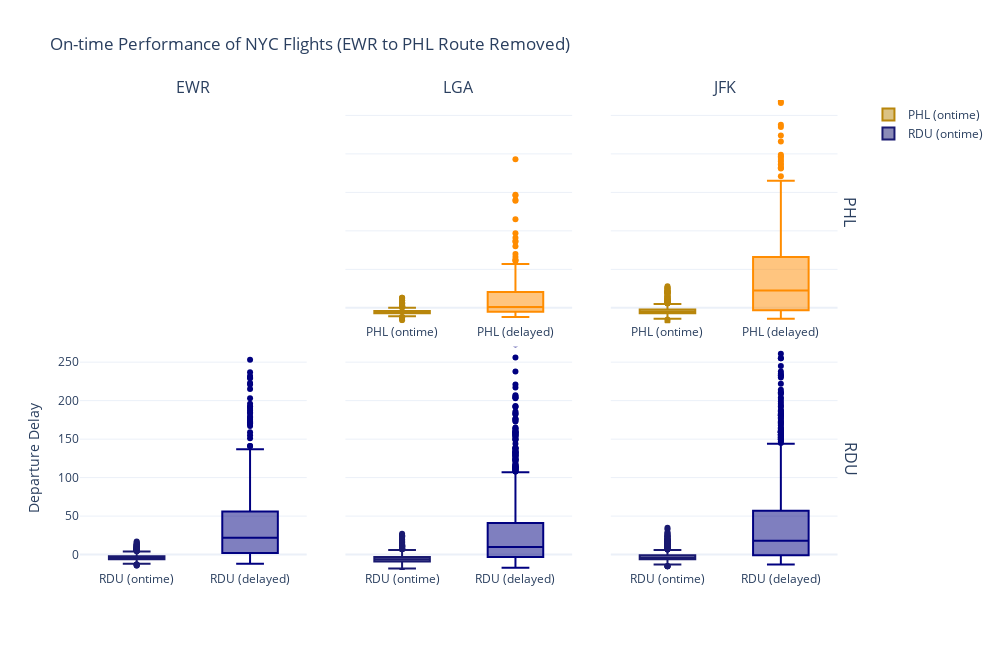

Here is the notebook cell this chart was saved with:
### Markdown cell above
Question 7 (15 pts)
Recreate the plot included below using the flights data. Do the best you can to get as close as possible to what you see here. Once you have created the visualization, in no more than one paragraph, describe what you think the point of this visualization might be.

Hint: The visualization uses the variable arrival, which is not included in the flights data frame. You will have to create arrival yourself, it is a categorical variable that is equal to "ontime" when arr_delay <= 0 and "delayed" when arr_delay > 0. Hint: I used a lambda with an if else inside.

### Code cell
import pandas as pd
from plotly.subplots import make_subplots
import plotly.graph_objects as go

#Keeps only rows where both arrival delay and departure delay are not missing.
Data = DF[DF['arr_delay'].notna() & DF['dep_delay'].notna()].copy()

#Sorts out data into either delayed or on time. If the delay was greater than 0, it would be put in the delayed column.
Data['arrival'] = Data['arr_delay'].apply(lambda x: 'delayed' if x > 0 else 'ontime')

#Focus only on flights from the three NYC airports, excludes the flight route from EWR to PHL.
origins = ['EWR', 'LGA', 'JFK']
destinations = ['PHL', 'RDU']
routes_to_remove = [('EWR', 'PHL')]
#Keeps only certain rows
df_filtered = Data[
    (Data['origin'].isin(origins)) &
    (Data['dest'].isin(destinations))
].copy()

# Remove the EWR to PHL rows
df_filtered = df_filtered[~df_filtered.set_index(['origin', 'dest']).index.isin(routes_to_remove)].copy()

#Custom colors
def get_color(dest, arrival_status):
    if dest == 'PHL':
        # Dark Yellow for On-time, Orange/Red for Delayed
        return 'darkgoldenrod' if arrival_status == 'ontime' else 'darkorange'
    elif dest == 'RDU':
        # Dark Blue for On-time, Navy for Delayed
        return 'midnightblue' if arrival_status == 'ontime' else 'navy'


#Builds an empty grid of plots
fig = make_subplots(
    rows=2, cols=3,
    shared_yaxes=True,
    column_titles=['EWR', 'LGA', 'JFK'],
    row_titles=['PHL', 'RDU'],
    vertical_spacing=0.05,
    horizontal_spacing=0.05
)

#Each key tells Plotly where each airport pair’s chart goes in the grid.
routes = {
    (1, 2): ('LGA', 'PHL'), (1, 3): ('JFK', 'PHL'), 
    (2, 1): ('EWR', 'RDU'), (2, 2): ('LGA', 'RDU'), (2, 3): ('JFK', 'RDU') 
}

#Loops through each route and adds two boxplots per route, one for on-time flights, and one for delayed flights.
for (row, col), (orig, dest) in routes.items():
    df_route = df_filtered[(df_filtered['origin'] == orig) & (df_filtered['dest'] == dest)]

    for arrival_status in ['ontime', 'delayed']:
        fig.add_trace(
            go.Box(
                y=df_route[df_route['arrival'] == arrival_status]['dep_delay'],
                name=f"{dest} ({arrival_status})",
                boxpoints='outliers',
                marker_color=get_color(dest, arrival_status),
                # Show legend only once per destination row
                showlegend=(row == 1 and col == 2 and arrival_status == 'ontime') or 
                           (row == 2 and col == 1 and arrival_status == 'ontime')
            ),
            row=row, col=col
        )

# Adds a title, sets figure size, and uses a clean white style.
fig.update_layout(
    title_text="On-time Performance of NYC Flights (EWR to PHL Route Removed)",
    height=650,
    width=1000,
    template='plotly_white'
)

# Set Y-axis limits and label
fig.update_yaxes(range=[-20, 270], title_text="Departure Delay", col=1)
fig.update_xaxes(showticklabels=True)
fig.update_xaxes(showticklabels=False, row=1, col=1)
fig.update_yaxes(showticklabels=False, row=1, col=1) 
fig.update_layout(showlegend=True)

### Figure 1 — Plotly figure (JSON) as saved in the notebook; plotly's stock layout.template omitted (floating-point values rounded to 4 significant figures; data arrays with more than 128 entries replaced by an {"elided": "..."} marker saying what was removed)
{"data": [{"boxpoints": "outliers", "marker": {"color": "darkgoldenrod"}, "name": "PHL (ontime)", "showlegend": true, "type": "box", "xaxis": "x2", "y": {"elided": "343 float values"}, "yaxis": "y2"}, {"boxpoints": "outliers", "marker": {"color": "darkorange"}, "name": "PHL (delayed)", "showlegend": false, "type": "box", "xaxis": "x2", "y": {"elided": "255 float values"}, "yaxis": "y2"}, {"boxpoints": "outliers", "marker": {"color": "darkgoldenrod"}, "name": "PHL (ontime)", "showlegend": false, "type": "box", "xaxis": "x3", "y": {"elided": "499 float values"}, "yaxis": "y3"}, {"boxpoints": "outliers", "marker": {"color": "darkorange"}, "name": "PHL (delayed)", "showlegend": false, "type": "box", "xaxis": "x3", "y": {"elided": "396 float values"}, "yaxis": "y3"}, {"boxpoints": "outliers", "marker": {"color": "midnightblue"}, "name": "RDU (ontime)", "showlegend": true, "type": "box", "xaxis": "x4", "y": {"elided": "790 float values"}, "yaxis": "y4"}, {"boxpoints": "outliers", "marker": {"color": "navy"}, "name": "RDU (delayed)", "showlegend": false, "type": "box", "xaxis": "x4", "y": {"elided": "627 float values"}, "yaxis": "y4"}, {"boxpoints": "outliers", "marker": {"color": "midnightblue"}, "name": "RDU (ontime)", "showlegend": false, "type": "box", "xaxis": "x5", "y": {"elided": "1867 float values"}, "yaxis": "y5"}, {"boxpoints": "outliers", "marker": {"color": "navy"}, "name": "RDU (delayed)", "showlegend": false, "type": "box", "xaxis": "x5", "y": {"elided": "1503 float values"}, "yaxis": "y5"}, {"boxpoints": "outliers", "marker": {"color": "midnightblue"}, "name": "RDU (ontime)", "showlegend": false, "type": "box", "xaxis": "x6", "y": {"elided": "1719 float values"}, "yaxis": "y6"}, {"boxpoints": "outliers", "marker": {"color": "navy"}, "name": "RDU (delayed)", "showlegend": false, "type": "box", "xaxis": "x6", "y": {"elided": "1264 float values"}, "yaxis": "y6"}], "layout": {"annotations": [{"font": {"size": 16}, "showarrow": false, "text": "EWR", "x": 0.1467, "xanchor": "center", "xref": "paper", "y": 1, "yanchor": "bottom", "yref": "paper"}, {"font": {"size": 16}, "showarrow": false, "text": "LGA", "x": 0.49, "xanchor": "center", "xref": "paper", "y": 1, "yanchor": "bottom", "yref": "paper"}, {"font": {"size": 16}, "showarrow": false, "text": "JFK", "x": 0.8333, "xanchor": "center", "xref": "paper", "y": 1, "yanchor": "bottom", "yref": "paper"}, {"font": {"size": 16}, "showarrow": false, "text": "PHL", "textangle": 90, "x": 0.98, "xanchor": "left", "xref": "paper", "y": 0.7625, "yanchor": "middle", "yref": "paper"}, {"font": {"size": 16}, "showarrow": false, "text": "RDU", "textangle": 90, "x": 0.98, "xanchor": "left", "xref": "paper", "y": 0.2375, "yanchor": "middle", "yref": "paper"}], "height": 650, "showlegend": true, "title": {"text": "On-time Performance of NYC Flights (EWR to PHL Route Removed)"}, "width": 1000, "xaxis": {"anchor": "y", "domain": [0, 0.2933], "showticklabels": false}, "xaxis2": {"anchor": "y2", "domain": [0.3433, 0.6367], "showticklabels": true}, "xaxis3": {"anchor": "y3", "domain": [0.6867, 0.98], "showticklabels": true}, "xaxis4": {"anchor": "y4", "domain": [0, 0.2933], "showticklabels": true}, "xaxis5": {"anchor": "y5", "domain": [0.3433, 0.6367], "showticklabels": true}, "xaxis6": {"anchor": "y6", "domain": [0.6867, 0.98], "showticklabels": true}, "yaxis": {"anchor": "x", "domain": [0.525, 1], "range": [-20, 270], "showticklabels": false, "title": {"text": "Departure Delay"}}, "yaxis2": {"anchor": "x2", "domain": [0.525, 1], "matches": "y", "showticklabels": false}, "yaxis3": {"anchor": "x3", "domain": [0.525, 1], "matches": "y", "showticklabels": false}, "yaxis4": {"anchor": "x4", "domain": [0, 0.475], "range": [-20, 270], "title": {"text": "Departure Delay"}}, "yaxis5": {"anchor": "x5", "domain": [0, 0.475], "matches": "y4", "showticklabels": false}, "yaxis6": {"anchor": "x6", "domain": [0, 0.475], "matches": "y4", "showticklabels": false}}}
